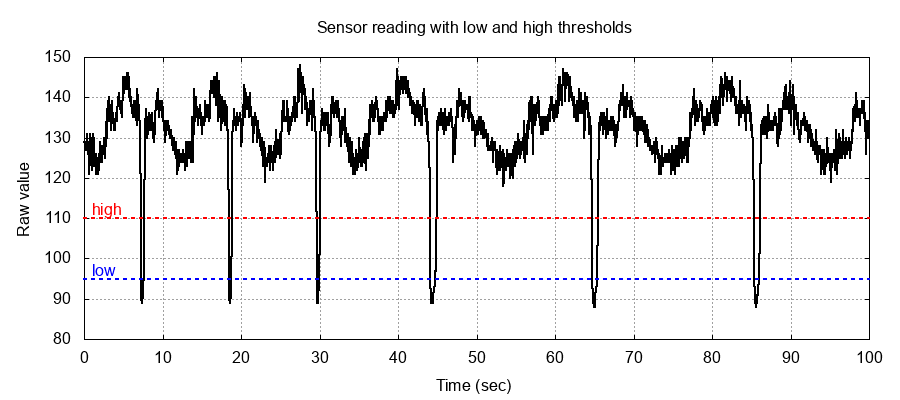

Write gnuplot code to recreate this figure.
set datafile separator ","
set terminal png size 900,400
set title "Sensor reading with low and high thresholds"
set xlabel "Time (sec)"
set ylabel "Raw value"
set nokey
set grid
#set mxtics
#set xrange [0:100]
set arrow from graph 0,first 95 to graph 1,first 95 nohead lw 2 lt 0 lc rgb "blue" front
set arrow from graph 0,first 110 to graph 1,first 110 nohead lw 2 lt 0 lc rgb "red" front
set label "high" at graph 0.01,first 112 left tc rgb "red"
set label "low" at graph 0.01,first 97 left tc rgb "blue"
plot "sensor.log" using ($1/1000):2 with lines lw 2 lt 2 lc rgb "black" title 'raw'
